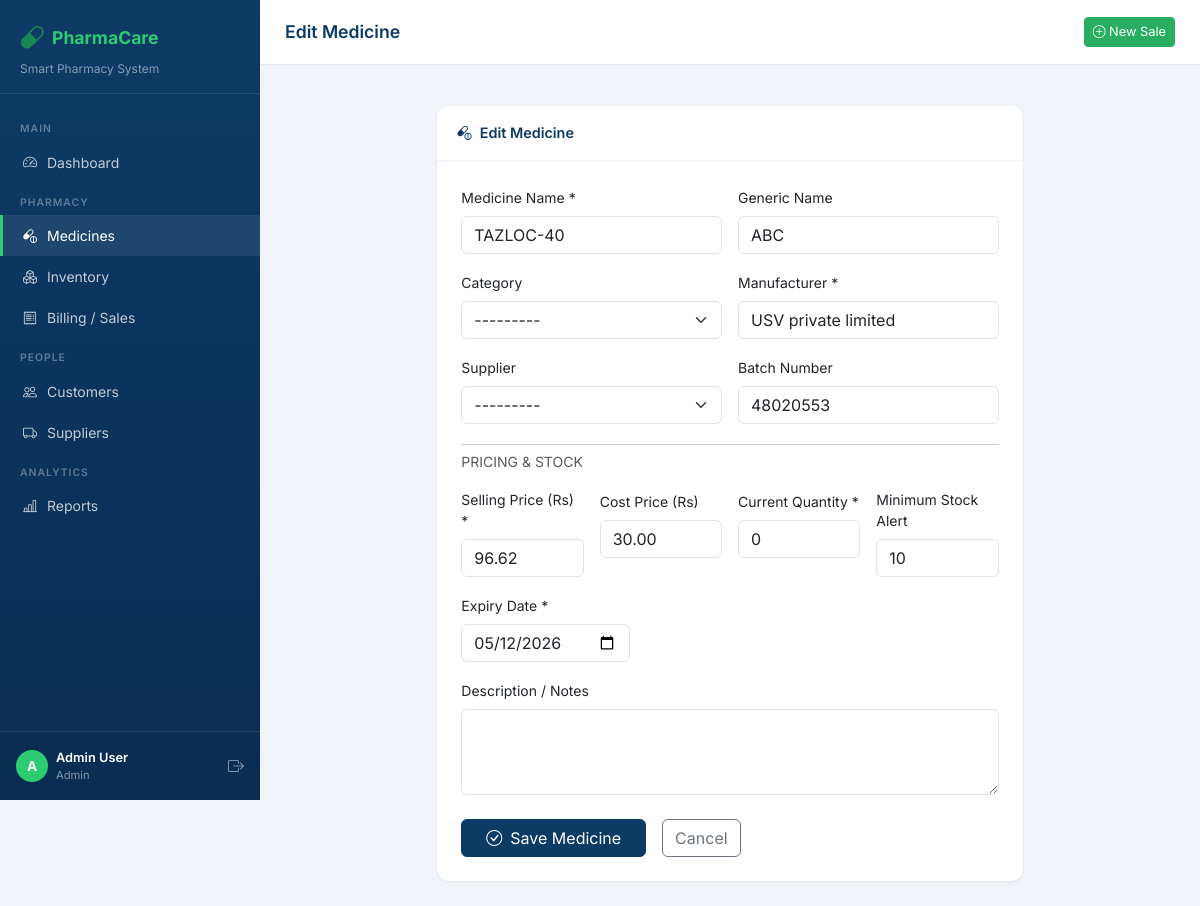
The app's page /medicines/1/edit/ (signed in) with its own data.
### core/models.py (models this page shows, shortened)
class Medicine(models.Model):
    name = models.CharField(max_length=200)
    generic_name = models.CharField(max_length=200, blank=True)
    category = models.ForeignKey(Category, on_delete=models.SET_NULL, null=True, blank=True)
    manufacturer = models.CharField(max_length=200)
    supplier = models.ForeignKey(Supplier, on_delete=models.SET_NULL, null=True, blank=True)
    price = models.DecimalField(max_digits=10, decimal_places=2)
    cost_price = models.DecimalField(max_digits=10, decimal_places=2, default=0)
    quantity = models.IntegerField(default=0)
    minimum_stock = models.IntegerField(default=10)
    expiry_date = models.DateField()
    batch_number = models.CharField(max_length=100, blank=True)
    description = models.TextField(blank=True)
    created_at = models.DateTimeField(auto_now_add=True)
    updated_at = models.DateTimeField(auto_now=True)
    class Meta:
        ordering = ['name']

### core/views.py (the view)
# urls.py: path('medicines/<int:pk>/edit/', views.medicine_edit, name='medicine_edit'),
@login_required
def medicine_edit(request, pk):
    medicine = get_object_or_404(Medicine, pk=pk)
    old_qty = medicine.quantity
    if request.method == 'POST':
        form = MedicineForm(request.POST, instance=medicine)
        if form.is_valid():
            updated = form.save()
            if updated.quantity != old_qty:
                StockLog.objects.create(
                    medicine=updated,
                    action='ADJUST',
                    quantity_change=updated.quantity - old_qty,
                    quantity_after=updated.quantity,
                    notes='Manual edit',
                    performed_by=request.user
                )
            messages.success(request, f'Medicine "{updated.name}" updated.')
            return redirect('medicine_list')
    else:
        form = MedicineForm(instance=medicine)
    return render(request, 'core/medicine_form.html', {'form': form, 'title': 'Edit Medicine', 'medicine': medicine})

### core/templates/core/medicine_form.html (shortened to what this page needs)
{% extends 'core/base.html' %}
{% block page_title %}{{ title }}{% endblock %}
{% block content %}
<div class="row justify-content-center">
  <div class="col-lg-8">
    <div class="table-card card">
      <div class="card-header">
        <i class="bi bi-capsule-pill me-2"></i>{{ title }}
      </div>
      <div class="card-body p-4">
        <form method="post">
          <div class="row g-3">
            <div class="col-md-6">
              <label class="form-label fw-600 small">Medicine Name *</label>
              {{ form.name }}
            </div>
            <div class="col-md-6">
              <label class="form-label fw-600 small">Generic Name</label>
              {{ form.generic_name }}
            </div>
            <div class="col-md-6">
              <label class="form-label fw-600 small">Category</label>
              {{ form.category }}
            </div>
            <div class="col-md-6">
              <label class="form-label fw-600 small">Manufacturer *</label>
              {{ form.manufacturer }}
            </div>
            <div class="col-md-6">
              <label class="form-label fw-600 small">Supplier</label>
              {{ form.supplier }}
            </div>
            <div class="col-md-6">
              <label class="form-label fw-600 small">Batch Number</label>
              {{ form.batch_number }}
            </div>
            <div class="col-12"><hr class="my-1"><small class="text-muted fw-600">PRICING & STOCK</small></div>
            <div class="col-md-3">
              <label class="form-label fw-600 small">Selling Price (Rs) *</label>
              {{ form.price }}
            </div>
            <div class="col-md-3">
              <label class="form-label fw-600 small">Cost Price (Rs)</label>
              {{ form.cost_price }}
            </div>
            <div class="col-md-3">
              <label class="form-label fw-600 small">Current Quantity *</label>
              {{ form.quantity }}
            </div>
            <div class="col-md-3">
              <label class="form-label fw-600 small">Minimum Stock Alert</label>
              {{ form.minimum_stock }}
            </div>
            <div class="col-md-4">
              <label class="form-label fw-600 small">Expiry Date *</label>
              {{ form.expiry_date }}
            </div>
            <div class="col-12">
              <label class="form-label fw-600 small">Description / Notes</label>
              {{ form.description }}
            </div>
          </div>
          <div class="d-flex gap-3 mt-4">
            <button type="submit" class="btn btn-primary px-4">
              <i class="bi bi-check-circle me-2"></i>Save Medicine
            </button>
            <a href="{% url 'medicine_list' %}" class="btn btn-outline-secondary">Cancel</a>
          </div>
        </form>
      </div>
    </div>
  </div>
</div>
{% endblock %}

### core/templates/core/base.html (shortened to what this page needs)
<!DOCTYPE html>
<html lang="en">
<head>
  <link href="https://cdn.jsdelivr.net/npm/bootstrap@5.3.0/dist/css/bootstrap.min.css" rel="stylesheet"/>
  <link href="https://cdn.jsdelivr.net/npm/bootstrap-icons@1.11.0/font/bootstrap-icons.css" rel="stylesheet"/>
</head>
<body>
{% if user.is_authenticated %}
<div id="sidebar">
  <div class="sidebar-brand">
    <div class="d-flex align-items-center gap-2 mb-1">
      <i class="bi bi-capsule fs-4 text-success"></i>
      <h5>PharmaCare </h5>
    </div>
    <p>Smart Pharmacy System</p>
  </div>
  <nav class="sidebar-nav">
    <div class="nav-section-title">Main</div>
    <a href="{% url 'dashboard' %}" class="nav-link {% if request.resolver_match.url_name == 'dashboard' %}active{% endif %}">
      <i class="bi bi-speedometer2"></i> Dashboard
    </a>
    <div class="nav-section-title">Pharmacy</div>
    <a href="{% url 'medicine_list' %}" class="nav-link {% if 'medicine' in request.resolver_match.url_name %}active{% endif %}">
      <i class="bi bi-capsule-pill"></i> Medicines
    </a>
    <a href="{% url 'inventory' %}" class="nav-link {% if request.resolver_match.url_name == 'inventory' %}active{% endif %}">
      <i class="bi bi-boxes"></i> Inventory
    </a>
    <a href="{% url 'billing' %}" class="nav-link {% if 'billing' in request.resolver_match.url_name or 'sale' in request.resolver_match.url_name %}active{% endif %}">
      <i class="bi bi-receipt"></i> Billing / Sales
    </a>
    <div class="nav-section-title">People</div>
    <a href="{% url 'customer_list' %}" class="nav-link {% if 'customer' in request.resolver_match.url_name %}active{% endif %}">
      <i class="bi bi-people"></i> Customers
    </a>
    <a href="{% url 'supplier_list' %}" class="nav-link {% if 'supplier' in request.resolver_match.url_name %}active{% endif %}">
      <i class="bi bi-truck"></i> Suppliers
    </a>
    <div class="nav-section-title">Analytics</div>
    <a href="{% url 'reports' %}" class="nav-link {% if request.resolver_match.url_name == 'reports' %}active{% endif %}">
      <i class="bi bi-bar-chart-line"></i> Reports
    </a>
  </nav>
  <div class="mt-auto p-3" style="border-top:1px solid rgba(255,255,255,0.1); position:absolute; bottom:0; width:100%;">
    <div class="d-flex align-items-center gap-2">
      <div style="width:32px;height:32px;background:var(--accent);border-radius:50%;display:flex;align-items:center;justify-content:center;font-weight:700;color:#fff;font-size:0.85rem;">
        {{ user.username|first|upper }}
      </div>
      <div>
        <div style="color:#fff;font-size:0.8rem;font-weight:600;">{{ user.get_full_name|default:user.username }}</div>
        <div style="color:rgba(255,255,255,0.5);font-size:0.7rem;">{% if user.is_superuser %}Admin{% else %}Staff{% endif %}</div>
      </div>
      <a href="{% url 'logout' %}" class="ms-auto text-white opacity-50" title="Logout"><i class="bi bi-box-arrow-right"></i></a>
    </div>
  </div>
</div>
<div id="main-content">
  <div class="topbar">
    <div class="topbar-title">{% block page_title %}Dashboard{% endblock %}</div>
    <a href="{% url 'billing' %}" class="btn btn-success btn-sm">
      <i class="bi bi-plus-circle"></i> New Sale
    </a>
  </div>
  <div class="px-4 pt-3">
  </div>
  <div class="page-content">
    {% block content %}{% endblock %}
  </div>
</div>
{% else %}
  {% block auth_content %}{% endblock %}
{% endif %}
</body>
</html>

### core/templates/core/base.html (style rules this page uses)
:root { --primary: #0d3b66; --primary-light: #1a5276; --accent: #2ecc71; --accent-dark: #27ae60; --sidebar-width: 260px; --topbar-height: 65px; }
* { font-family: 'Inter', sans-serif; }
body { background: #f0f4f8; color: #2d3748; }
#sidebar { width: var(--sidebar-width); min-height: 100vh; background: linear-gradient(180deg, var(--primary) 0%, #0a2d52 100%); position: fixed; top: 0; left: 0; z-index: 100; transition: all 0.3s; overflow-y: auto; }
.sidebar-brand { padding: 20px 20px 15px; border-bottom: 1px solid rgba(255,255,255,0.1); }
.sidebar-brand h5 { color: var(--accent); font-weight: 700; font-size: 1.1rem; margin: 0; }
.sidebar-brand p { color: rgba(255,255,255,0.5); font-size: 0.75rem; margin: 0; }
.sidebar-nav { padding: 15px 0; }
.nav-section-title { color: rgba(255,255,255,0.35); font-size: 0.65rem; font-weight: 600; letter-spacing: 1px; text-transform: uppercase; padding: 12px 20px 5px; }
.sidebar-nav .nav-link { color: rgba(255,255,255,0.75); padding: 10px 20px; border-radius: 0; font-size: 0.875rem; font-weight: 400; display: flex; align-items: center; gap: 10px; transition: all 0.2s; border-left: 3px solid transparent; }
.sidebar-nav .nav-link:hover, .sidebar-nav .nav-link.active { background: rgba(255,255,255,0.08); color: #fff; border-left-color: var(--accent); }
#main-content { margin-left: var(--sidebar-width); min-height: 100vh; }
.topbar { height: var(--topbar-height); background: #fff; border-bottom: 1px solid #e2e8f0; display: flex; align-items: center; padding: 0 25px; position: sticky; top: 0; z-index: 99; gap: 15px; }
.topbar-title { font-size: 1.1rem; font-weight: 600; color: var(--primary); flex: 1; }
.topbar .btn-sm { font-size: 0.8rem; }
.page-content { padding: 25px; }
.table-card { background: #fff; border-radius: 12px; border: none; box-shadow: 0 1px 3px rgba(0,0,0,0.08); overflow: hidden; }
.table-card .card-header { background: transparent; border-bottom: 1px solid #f0f4f8; padding: 16px 20px; font-weight: 600; font-size: 0.9rem; color: var(--primary); }
.btn-primary { background: var(--primary); border-color: var(--primary); }
.btn-success { background: var(--accent-dark); border-color: var(--accent-dark); }

### records on screen
Medicine: name "TAZLOC-40", generic_name "ABC", category "---------", manufacturer "USV private limited", supplier "---------", batch_number "48020553", price "96.62", cost_price "30.00", quantity "0", minimum_stock "10", expiry_date "05/12/2026"

### other values on screen
{{ user.username|first|upper }} "A"
{{ user.get_full_name|default:user.username }} "Admin User"
{{ title }} "Edit Medicine"
